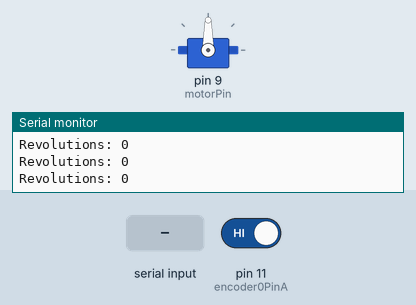
This sketch was run on a simulated Arduino Uno, built with avr-gcc and run on an emulated ATmega328P. Shown: servo, the last lines printed to the serial monitor. The test bench sets the inputs (shaded band); at power-on: pin 11 (encoder0PinA) HIGH.

Above: at 1.2 s.
1.3 s: "90,45\n" received over Serial
At 3.7 s:
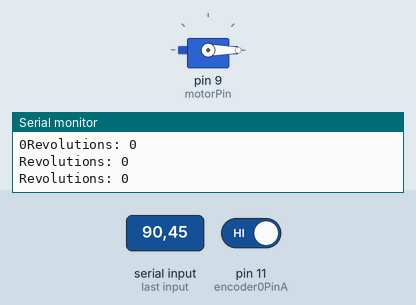
4.0 s: "F" received over Serial
At 6.2 s:
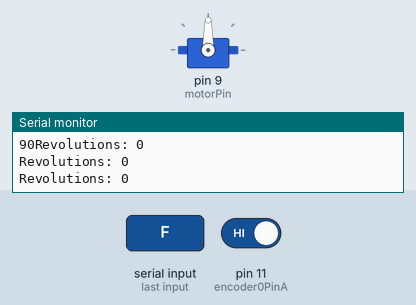
Timing chart, 0 to 7.7 s (numbered marks = the images above; inputs shaded):
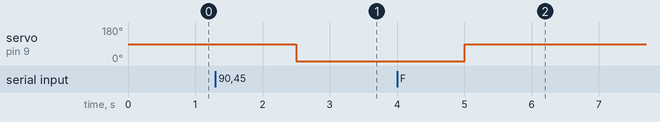

Measured:
- after the input at 1.3 s, servo on pin 9 (motorPin): 90° → 0° after 1.2 s
- after the input at 4.0 s, servo on pin 9 (motorPin): 0° → 90° after 1.0 s

The sketch:

Encoder.ino
```cpp
#include <Servo.h>
//red is 5V
Servo myservo;  // create servo object to control a servo

String command;

 int sp = 0; //speed you want the motor to turn
 int encoder0PinA = 11;
 int prevPulse = LOW;
 int motorPin = 9;
 int pulsePerRev= 50;
 int pulses;


 void setup() {
   pinMode (encoder0PinA,INPUT);
   Serial.begin (9600);   // opens serial port, sets data rate to 9600 bps
   myservo.attach(motorPin);  // attaches the servo on pin 9 to the servo object
 }

 void loop() {

 // send data only when you receive data:
  if (Serial.available() > 0) {
    followCommand();
  }
  countPulse();

  /*Serial.print("Pulse Per Sec: ");
  Serial.println(getPulsePerSec());*/
  //Serial.print("Pulse Per Min: ");
  /*Serial.println(getPulsePerMin());
  Serial.println("");*/
  /*Serial.print("RPM: ");
  Serial.println(getRPM());*/
  Serial.print("Revolutions: ");
  Serial.println(getRev());
  delay(500);

  /*Serial.print("Pulse: ");
  Serial.println(pulses);
  Serial.print("");*/
 }

 //set motor speed to _speed
void setSpeed(int _speed){
  Serial.println("setting speed to ");
  Serial.print(_speed);
  myservo.write(_speed);
}

int getPulse(){
  return digitalRead(encoder0PinA);
}

void countPulse(){
  int currentPulse = getPulse();
  if (prevPulse == LOW && currentPulse == HIGH){
    pulses++;
  }
  prevPulse= currentPulse;
}

int getPulsePerSec(){
  unsigned long startTime = micros();
  int startPulse = pulses;
  while (micros() - startTime < 1000000){
    countPulse();
  }
  return pulses - startPulse;
}
int getPulsePerMin(){
  return getPulsePerSec() * 60;
}

int getRPM(){
  unsigned long microsec=1000000;
  int initPulse= pulses;
  unsigned long startTime=micros();

   while(micros()-startTime < microsec){
      countPulse();
   }
   return ((pulses- initPulse)* 60)/pulsePerRev;
}

int getRev(){
  return pulses/ pulsePerRev;
}

void followCommand(){
   // read the incoming byte:
    command = Serial.readString();
    Serial.println("I received: "+ command);
    command.trim();

    //Case for moving forward
    if(command.substring(0,1).equals("F") ){
      sp= 90 + command.substring(1).toInt();
      Serial.println("This is a forward command");
    }

    //Case for moving backwardss
    if(command.substring(0, 1).equals("R") ){
      sp= 90 - command.substring(1).toInt() ;
      Serial.println("This is a reverse command");
    }
    setSpeed(sp);
}

unsigned long getRevPeriod(){
  int initialpulse = pulses;
  unsigned long initialtime = micros();
  while( pulses - initialpulse < pulsePerRev){
    countPulse();
  }
  return micros() - initialtime;
}
```
